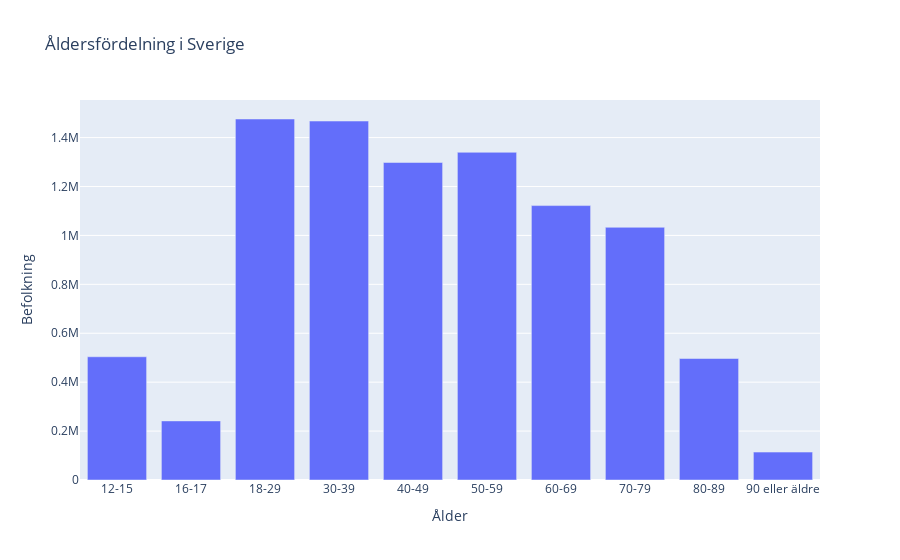

This figure's notebook cell:
### Code cell
aldersfordelning = df_vaccin.groupby("Ålder").sum().reset_index()

# draw distribution of age
fig = px.bar(aldersfordelning, x="Ålder", y="Befolkning",
             title="Åldersfördelning i Sverige")
fig.show()
fig.write_image(VACCIN_PLOT_PATH + "aldersfordelning.png")

### Figure 1 — Plotly figure (JSON) as saved in the notebook; plotly's stock layout.template omitted (floating-point values rounded to 4 significant figures)
{"data": [{"alignmentgroup": "True", "hovertemplate": "Ålder=%{x}<br>Befolkning=%{y}<extra></extra>", "legendgroup": "", "marker": {"color": "#636efa", "pattern": {"shape": ""}}, "name": "", "offsetgroup": "", "orientation": "v", "showlegend": false, "textposition": "auto", "type": "bar", "x": ["12-15", "16-17", "18-29", "30-39", "40-49", "50-59", "60-69", "70-79", "80-89", "90 eller äldre"], "xaxis": "x", "y": [503831, 241539, 1475950, 1467590, 1298156, 1339798, 1121922, 1033113, 496750, 114141], "yaxis": "y"}], "layout": {"barmode": "relative", "legend": {"tracegroupgap": 0}, "title": {"text": "Åldersfördelning i Sverige"}, "xaxis": {"anchor": "y", "domain": [0, 1], "title": {"text": "Ålder"}}, "yaxis": {"anchor": "x", "domain": [0, 1], "title": {"text": "Befolkning"}}}}
